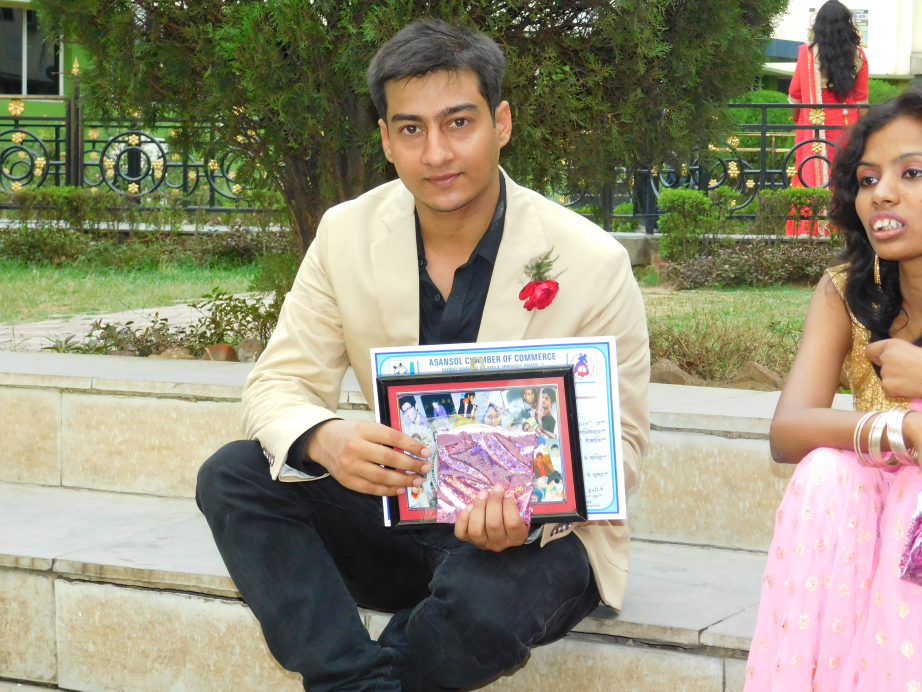
#> input picture resource/test.JPG, 4608 x 3456 px, found by its file name (shown at 1/5 size)
$ jupyter execute open_image_file.ipynb   (shell and % lines are left out)
#> lines starting #> are read from the running program, lines starting #| are printed output that depends on the picture
[cell 1]
import numpy as np
import matplotlib.pyplot as plt

[cell 2]
import cv2
path = "/home/shishir/study/code/openCV/resource/test.JPG"

[cell 3]
img = cv2.imread(path)
#> img is the input picture: shape (3456, 4608, 3); mean B, G, R 119.7, 141.3, 147.3

[cell 4]
print(type(img))
#| <class 'numpy.ndarray'>
print(img.shape)
#| (3456, 4608, 3)

[cell 5]
plt.imshow(img)

[cell 6]
# MatPlotLib ----> R G B
# OpenCV    -----> B G R

[cell 7]
fix_img = cv2.cvtColor(img, cv2.COLOR_BGR2RGB)

[cell 8]
plt.imshow(fix_img)

# reading image as grey scale

[cell 9]
img_grey = cv2.imread(path, cv2.IMREAD_GRAYSCALE)
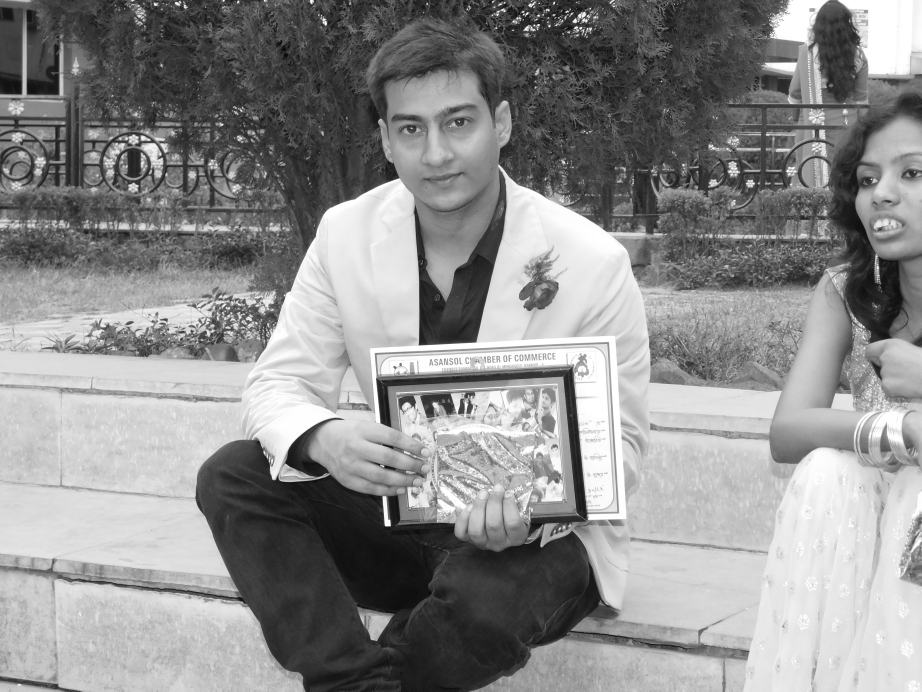
#> img_grey: shape (3456, 4608) (shown at 1/5 size); min 0, max 255, mean 140.8

[cell 10]
plt.imshow(img_grey, cmap = "gray")

# resize image

[cell 11]
fix_img.shape
#> Out = (3456, 4608, 3)

[cell 12]
new_img = cv2.resize(fix_img, (1200,1500))
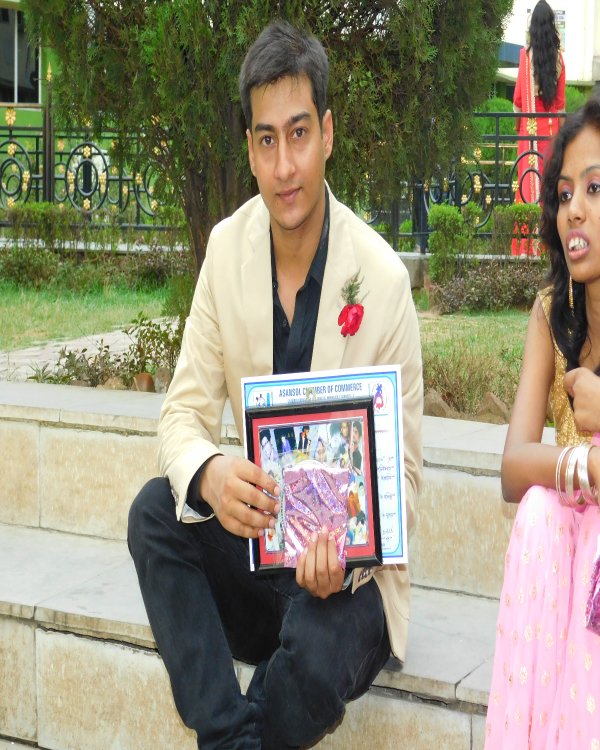
#> new_img: shape (1500, 1200, 3) (shown at 1/2 size); mean R, G, B 147.2, 141.2, 119.6

[cell 13]
new_img.shape
#> Out = (1500, 1200, 3)

[cell 14]
plt.imshow(new_img)

# flip image

[cell 15]
flip_image = cv2.flip(new_img, 1)
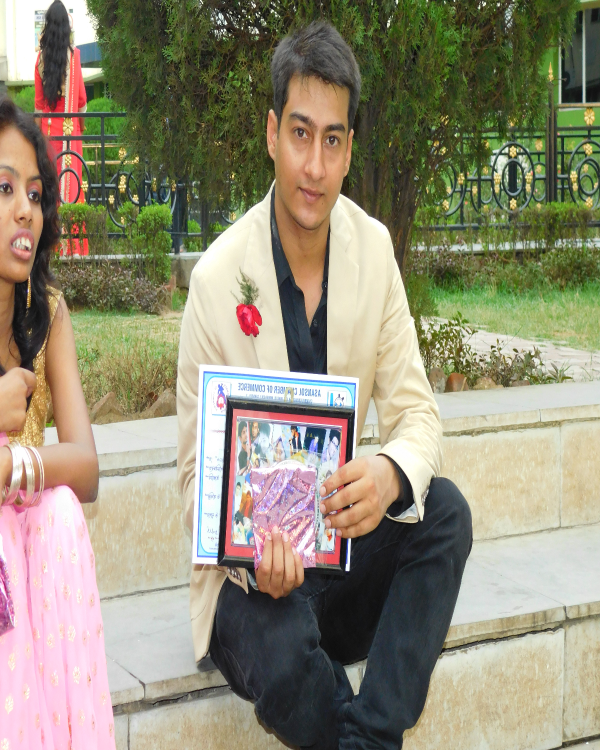
#> flip_image: shape (1500, 1200, 3) (shown at 1/2 size); mean R, G, B 147.2, 141.2, 119.6

$ run again, with resource/Denis_Mukwege.jpg copied over resource/test.JPG
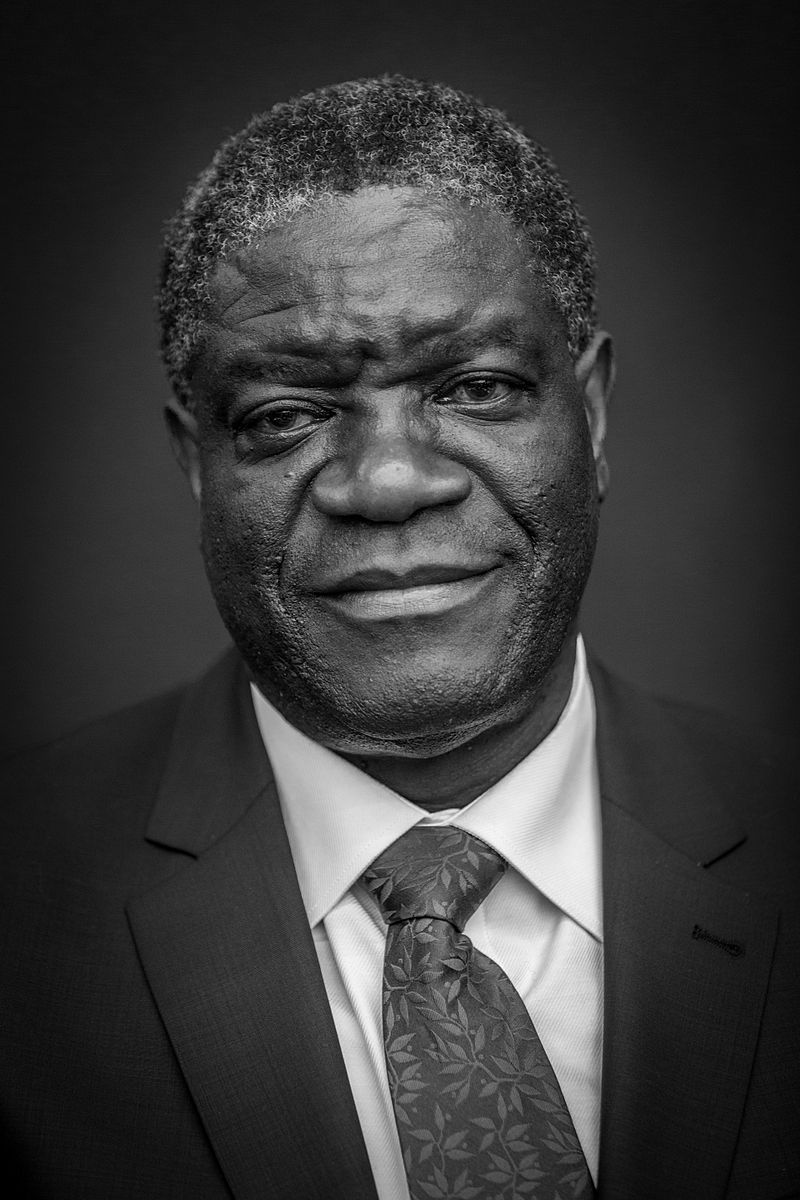
#> input picture resource/Denis_Mukwege.jpg, 800 x 1200 px, found by its file name
#> img is the input picture: shape (1200, 800, 3); min 0, max 255, mean 58.8
#| <class 'numpy.ndarray'>
#| (1200, 800, 3)
#> `new_img = cv2.resize(fix_img, (1200,1500))`:
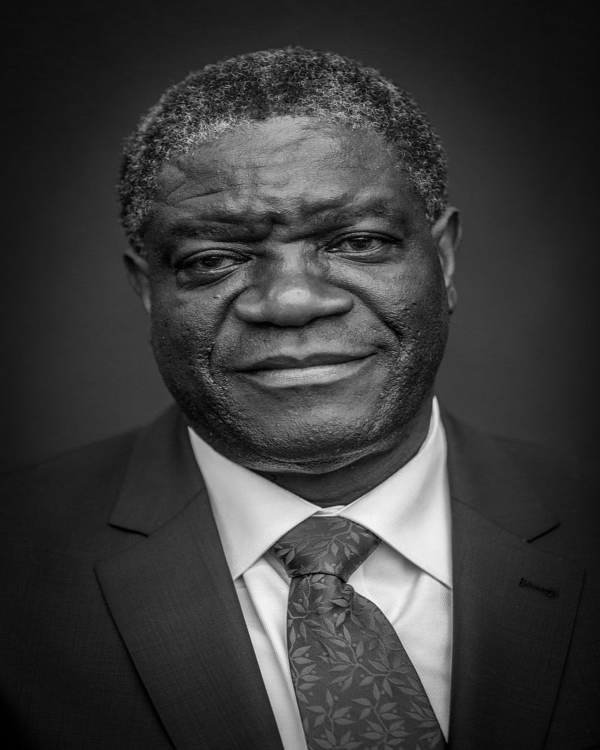
#> new_img: shape (1500, 1200, 3) (shown at 1/2 size); min 0, max 252, mean 58.7
#> `flip_image = cv2.flip(new_img, 1)`:
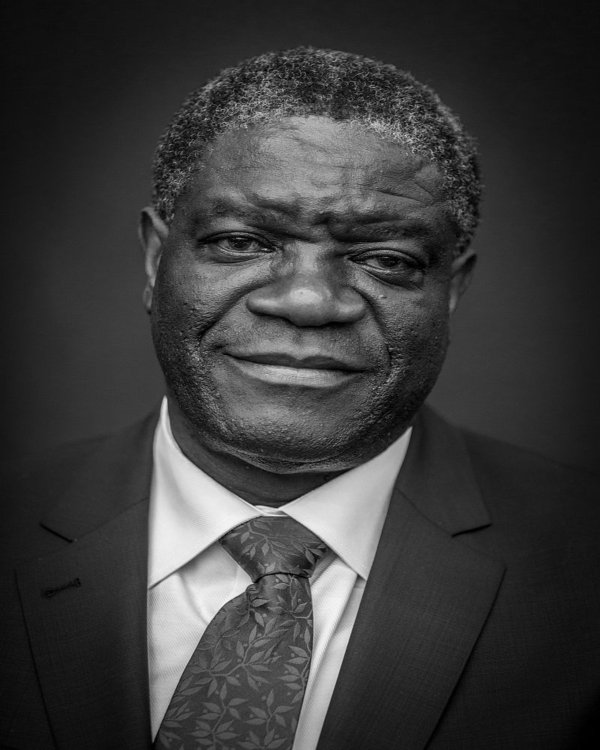
#> flip_image: shape (1500, 1200, 3) (shown at 1/2 size); min 0, max 252, mean 58.7

$ run again, with resource/Nadia_Murad.jpg copied over resource/test.JPG
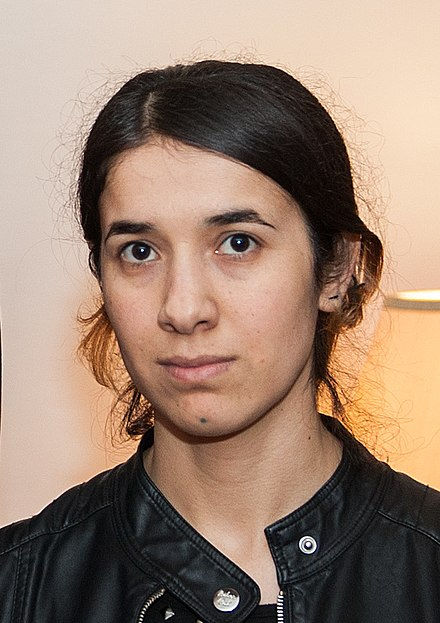
#> input picture resource/Nadia_Murad.jpg, 440 x 623 px, found by its file name
#> img is the input picture: shape (623, 440, 3); mean B, G, R 112.7, 129.2, 153.8
#| <class 'numpy.ndarray'>
#| (623, 440, 3)
#> `new_img = cv2.resize(fix_img, (1200,1500))`:
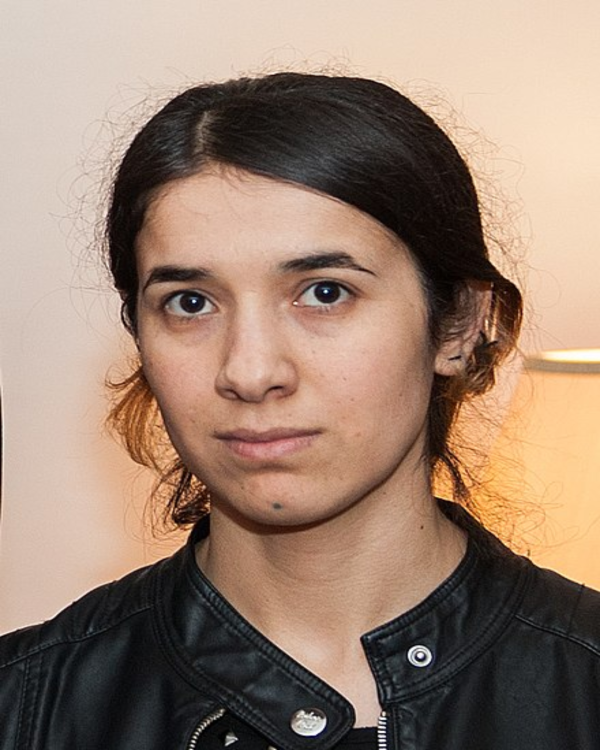
#> new_img: shape (1500, 1200, 3) (shown at 1/2 size); mean R, G, B 153.6, 129.1, 112.6
#> `flip_image = cv2.flip(new_img, 1)`:
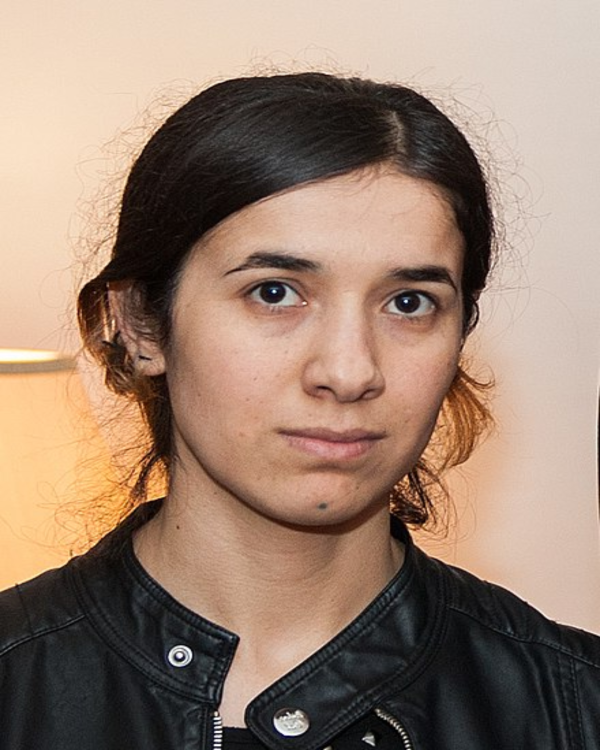
#> flip_image: shape (1500, 1200, 3) (shown at 1/2 size); mean R, G, B 153.6, 129.1, 112.6
